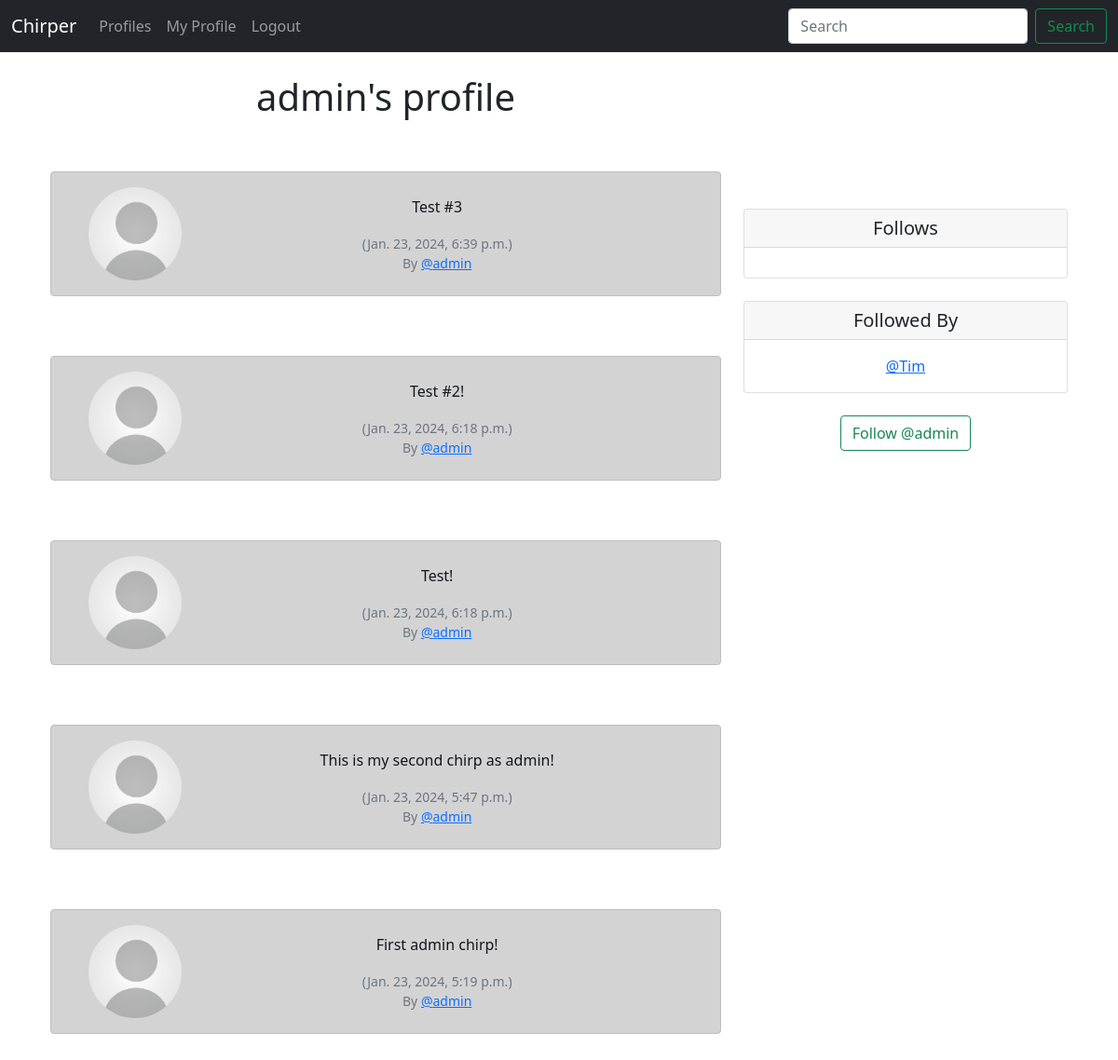
/profile/1 (signed in), run on an earlier commit of the app's database.
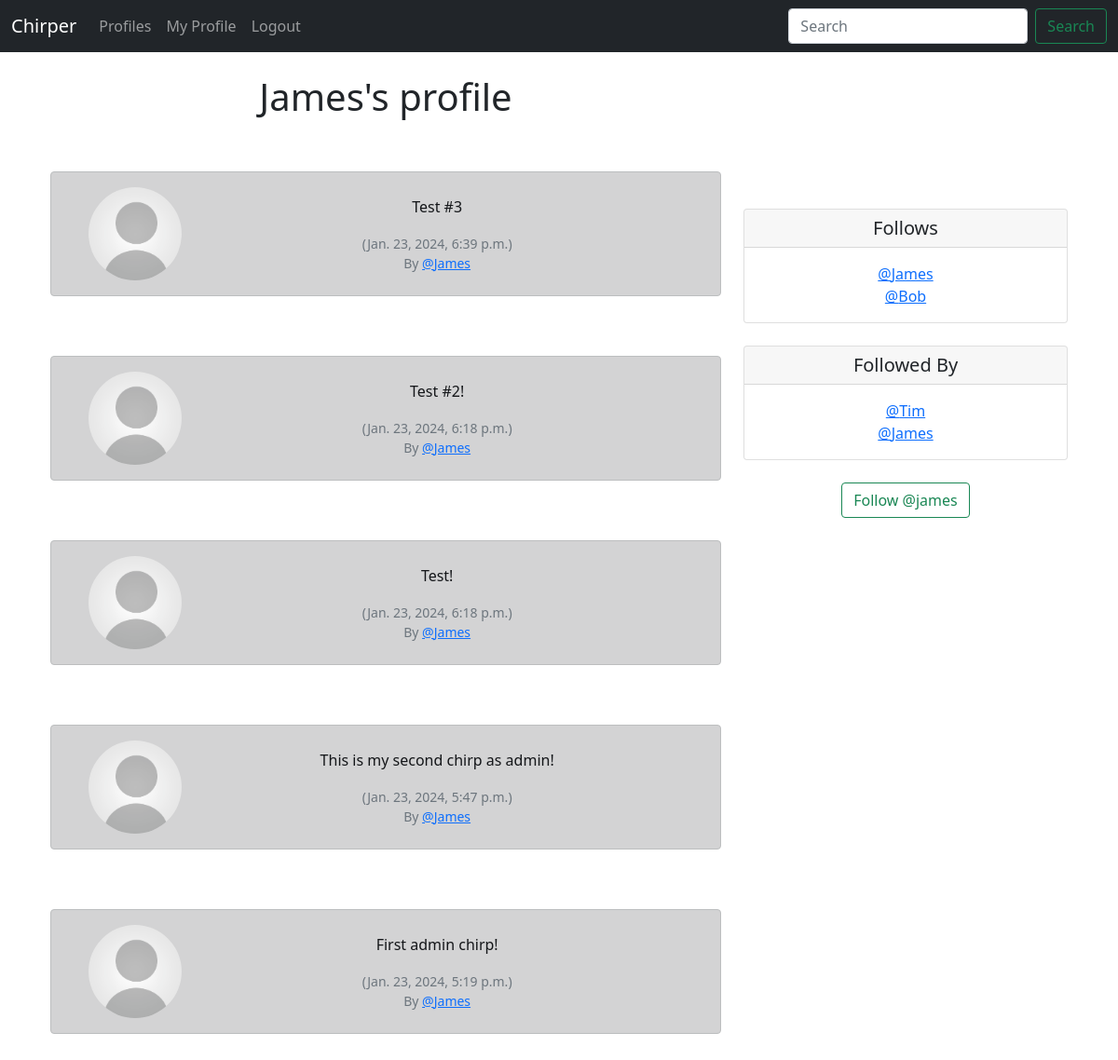
And on a later commit of the database.
### Chirper/models.py (models this page shows, shortened)
class Profile(models.Model):
    user = models.OneToOneField(User, on_delete=models.CASCADE)
    follows = models.ManyToManyField("self", related_name="followed_by", symmetrical=False, blank=True)
    date_modified = models.DateTimeField(User, auto_now=True)
    profile_image = models.ImageField(null=True, blank=True, upload_to="images/")
    def __str__(self):
        return self.user.username

class Chirp(models.Model):
    user = models.ForeignKey(
        User, related_name="chirps",
        on_delete = models.DO_NOTHING
    )
    body = models.CharField(max_length=200)
    created_at = models.DateTimeField(auto_now_add=True)

### Chirper/views.py (the view, shortened to what this page needs)
# urls.py: path('profile/<int:pk>', views.profile, name='profile'),
def profile(request, pk):
    if request.user.is_authenticated:
        profile = Profile.objects.get(user_id=pk)
        chirps = Chirp.objects.filter(user_id=pk).order_by("-created_at")
        return render(request, 'profile.html', {'profile':profile, "chirps":chirps})
    else:
        messages.success(request, ("You must be logged in to view this page."))
        return redirect('home')

### Chirper/templates/profile.html (shortened to what this page needs)
{% extends 'base.html' %}
{% block content %}
{% load static %}
    {% if profile %}
        <div class="container text-center">
            <div class="row">
                <div class="col-8">
                    <h1>{{ profile.user.username }}'s profile</h1><br>
                    {% if chirps %}
                        {% for chirp in chirps %}
                            <br>
                            <div class="alert alert-dark" role="alert">
                                <div class="container">
                                    <div class="row">
                                        <div class="col-2">
                                            {% if profile.profile_image %}
                                                <img src="{{ profile.profile_image.url }}" width="100" height="100" alt="{{ profile.user.usersname }}" class="image-fluid rounded-circle"/>
                                            {% else %}
                                                <img src="{% static 'images/generic-user-icon-12.jpg' %}" width="100" height="100" alt="{{ profile.user.username }}" class="image-fluid rounded-circle"/>
                                            {% endif %}
                                        </div>
                                        <div class="col-10" style="display: grid; place-items: center;">
                                            {{ chirp.body }}
                                            <small class="text-muted">
                                                ({{ chirp.created_at }}) <br>
                                                By <a href="{% url 'profile' chirp.user.id %}">@{{ chirp.user.username }}</a>
                                            </small>
                                        </div>
                                    </div>
                                </div>
                            </div>
                            <br>
                        {% endfor %}
                    {% endif %}
                </div>
                <div class="col-4">
                    <br><br><br><br>
                    <br><br>
                    <div class="card">
                        <h5 class="card-header">Follows</h5>
                        <div class="card-body">
                          <p class="card-text">
                            {% for following in profile.follows.all %}
                                <a href="{% url 'profile' following.user.id %}">@{{ following }}</a><br>
                            {% endfor %}
                          </p>
                        </div>
                      </div>
                    <br>
                    <div class="card">
                        <h5 class="card-header">Followed By</h5>
                        <div class="card-body">
                          <p class="card-text">
                            {% for following in profile.followed_by.all %}
                                <a href="{% url 'profile' following.user.id %}">@{{ following }}</a><br>
                            {% endfor %}
                          </p>
                        </div>
                    </div>
                    <br>
                    <form method="POST">
                        {% if profile in user.profile.follows.all %}
                            <button class="btn btn-outline-danger" name="follow" value="unfollow" type="submit">Unfollow @{{ profile.user.username|lower }}</button>
                        {% else %}
                            <button class="btn btn-outline-success" name="follow" value="follow" type="submit">Follow @{{ profile.user.username|lower }}</button>
                        {% endif %}
                    </form><br>
                </div>
            </div>
        </div>
    {% endif %}
{% endblock %}

What changed in the data, as far as the page shows it:
now on one of the page's lists (row edited): Profile: user.username "James"
changed Profile: user.username "admin" → "James"; user.username "admin" → "james"
changed through a linked row, Chirp "Test #3": user.username "admin" → "James"
changed through a linked row, Chirp "Test #2!": user.username "admin" → "James"
changed through a linked row, Chirp "Test!": user.username "admin" → "James"
changed through a linked row, Chirp "This is my second chirp as admin!": user.username "admin" → "James"
changed through a linked row, Chirp "First admin chirp!": user.username "admin" → "James"
now on this page (row unchanged): Profile: user.username "Bob", shown under "Follows"
